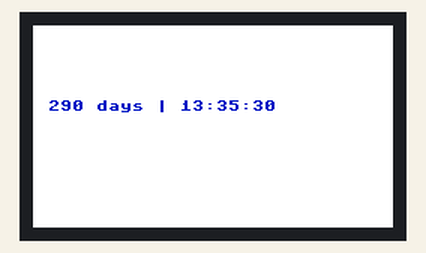
This program was run on a simulated Raspberry Pi Pico running MicroPython. Parts: 240×135 colour display. The clock reads 2024-03-15 10:24:30 at power-on unless the program sets it.

Above: at 0.1 s.
At 13.1 s:
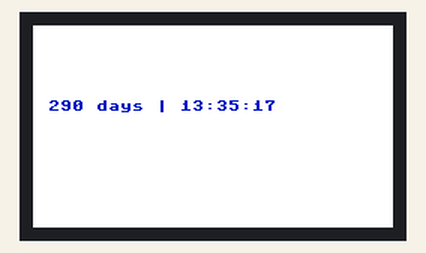
At 21.1 s:
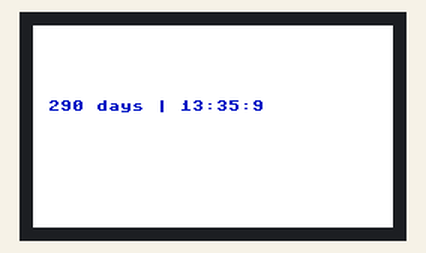

The program:

main.py
```python
from lcd import LCD_1inch14

from machine import Pin,SPI,PWM, I2C
import framebuf
import time
import binascii

from rtc import ds3231


BL = 13
DC = 8
RST = 12
MOSI = 11
SCK = 10
CS = 9

I2C_PORT = 0
I2C_SDA = 20
I2C_SCL = 21

ALARM_PIN = 3

def read_time_format(timestamp_str):
    date_str, time_str, day_name = timestamp_str.split()
    year, month, day = map(int, date_str.split('/'))
    hour, minute, second = map(int, time_str.split(':'))
    time_tuple = (year, month, day, hour, minute, second, 0, 0, -1)
    timestamp = time.mktime(time_tuple)

    return timestamp

def countdown(now):
    target_date = time.mktime((2024, 12, 31, 0, 0, 0, 0, 0, -1))
    time_remaining = target_date - now
    if time_remaining > 0:
    # Convert remaining seconds into days, hours, minutes, and seconds
        days = time_remaining // (24 * 3600)
        hours = (time_remaining % (24 * 3600)) // 3600
        minutes = (time_remaining % (3600)) // 60
        seconds = time_remaining % 60

        formatted_seconds = f"{int(seconds):02}"
        formatted_minutes = f"{int(minutes):02}"
        formatted_hours = f"{int(hours):02}"

        return f"{int(days)} days | {int(formatted_hours)}:{int(formatted_minutes)}:{int(formatted_seconds)}"

def main():
    pwm = PWM(Pin(BL))
    pwm.freq(1000)

    pwm.duty_u16(32768)#max 65535

    LCD = LCD_1inch14()
    #color BRG
    LCD.fill(LCD.white)

    rtc = ds3231(I2C_PORT,I2C_SCL,I2C_SDA)

    t = rtc.read_time()
    ts = read_time_format(t)
    remaining = countdown(ts)
    LCD.text(remaining,10,50,LCD.blue)
    LCD.show()


if __name__=='__main__':
    while True:
        main()
```

lcd.py
```python
from machine import Pin,SPI,PWM
import framebuf
import time

BL = 13
DC = 8
RST = 12
MOSI = 11
SCK = 10
CS = 9


class LCD_1inch14(framebuf.FrameBuffer):
    def __init__(self):
        self.width = 240
        self.height = 135

        self.cs = Pin(CS,Pin.OUT)
        self.rst = Pin(RST,Pin.OUT)

        self.cs(1)
        self.spi = SPI(1)
        self.spi = SPI(1,1000_000)
        self.spi = SPI(1,10000_000,polarity=0, phase=0,sck=Pin(SCK),mosi=Pin(MOSI),miso=None)
        self.dc = Pin(DC,Pin.OUT)
        self.dc(1)
        self.buffer = bytearray(self.height * self.width * 2)
        super().__init__(self.buffer, self.width, self.height, framebuf.RGB565)
        self.init_display()

        self.red   =   0x07E0
        self.green =   0x001f
        self.blue  =   0xf800
        self.white =   0xffff

    def write_cmd(self, cmd):
        self.cs(1)
        self.dc(0)
        self.cs(0)
        self.spi.write(bytearray([cmd]))
        self.cs(1)

    def write_data(self, buf):
        self.cs(1)
        self.dc(1)
        self.cs(0)
        self.spi.write(bytearray([buf]))
        self.cs(1)

    def init_display(self):
        """Initialize dispaly"""
        self.rst(1)
        self.rst(0)
        self.rst(1)

        self.write_cmd(0x36)
        self.write_data(0x70)

        self.write_cmd(0x3A)
        self.write_data(0x05)

        self.write_cmd(0xB2)
        self.write_data(0x0C)
        self.write_data(0x0C)
        self.write_data(0x00)
        self.write_data(0x33)
        self.write_data(0x33)

        self.write_cmd(0xB7)
        self.write_data(0x35)

        self.write_cmd(0xBB)
        self.write_data(0x19)

        self.write_cmd(0xC0)
        self.write_data(0x2C)

        self.write_cmd(0xC2)
        self.write_data(0x01)

        self.write_cmd(0xC3)
        self.write_data(0x12)

        self.write_cmd(0xC4)
        self.write_data(0x20)

        self.write_cmd(0xC6)
        self.write_data(0x0F)

        self.write_cmd(0xD0)
        self.write_data(0xA4)
        self.write_data(0xA1)

        self.write_cmd(0xE0)
        self.write_data(0xD0)
        self.write_data(0x04)
        self.write_data(0x0D)
        self.write_data(0x11)
        self.write_data(0x13)
        self.write_data(0x2B)
        self.write_data(0x3F)
        self.write_data(0x54)
        self.write_data(0x4C)
        self.write_data(0x18)
        self.write_data(0x0D)
        self.write_data(0x0B)
        self.write_data(0x1F)
        self.write_data(0x23)

        self.write_cmd(0xE1)
        self.write_data(0xD0)
        self.write_data(0x04)
        self.write_data(0x0C)
        self.write_data(0x11)
        self.write_data(0x13)
        self.write_data(0x2C)
        self.write_data(0x3F)
        self.write_data(0x44)
        self.write_data(0x51)
        self.write_data(0x2F)
        self.write_data(0x1F)
        self.write_data(0x1F)
        self.write_data(0x20)
        self.write_data(0x23)

        self.write_cmd(0x21)

        self.write_cmd(0x11)

        self.write_cmd(0x29)

    def show(self):
        self.write_cmd(0x2A)
        self.write_data(0x00)
        self.write_data(0x28)
        self.write_data(0x01)
        self.write_data(0x17)

        self.write_cmd(0x2B)
        self.write_data(0x00)
        self.write_data(0x35)
        self.write_data(0x00)
        self.write_data(0xBB)

        self.write_cmd(0x2C)

        self.cs(1)
        self.dc(1)
        self.cs(0)
        self.spi.write(self.buffer)
        self.cs(1)

if __name__=='__main__':
    pwm = PWM(Pin(BL))
    pwm.freq(1000)
    pwm.duty_u16(32768)#max 65535

    LCD = LCD_1inch14()
    #color BRG
    LCD.fill(LCD.white)

    LCD.show()
    LCD.text("Raspberry Pi Pico",90,40,LCD.red)
    LCD.text("PicoGo",90,60,LCD.green)
    LCD.text("Pico-LCD-1.14",90,80,LCD.blue)


    LCD.hline(10,10,220,LCD.blue)
    LCD.hline(10,125,220,LCD.blue)
    LCD.vline(10,10,115,LCD.blue)
    LCD.vline(230,10,115,LCD.blue)


    LCD.show()
    keyA = Pin(15,Pin.IN,Pin.PULL_UP)
    keyB = Pin(17,Pin.IN,Pin.PULL_UP)

    key2 = Pin(2 ,Pin.IN,Pin.PULL_UP) #上
    key3 = Pin(3 ,Pin.IN,Pin.PULL_UP)#中
    key4 = Pin(16 ,Pin.IN,Pin.PULL_UP)#左
    key5 = Pin(18 ,Pin.IN,Pin.PULL_UP)#下
    key6 = Pin(20 ,Pin.IN,Pin.PULL_UP)#右

    while(1):
        if(keyA.value() == 0):
            LCD.fill_rect(208,12,20,20,LCD.red)
        else :
            LCD.fill_rect(208,12,20,20,LCD.white)
            LCD.rect(208,12,20,20,LCD.red)


        if(keyB.value() == 0):
            LCD.fill_rect(208,103,20,20,LCD.red)
        else :
            LCD.fill_rect(208,103,20,20,LCD.white)
            LCD.rect(208,103,20,20,LCD.red)


        if(key2.value() == 0):#上
            LCD.fill_rect(37,35,20,20,LCD.red)
        else :
            LCD.fill_rect(37,35,20,20,LCD.white)
            LCD.rect(37,35,20,20,LCD.red)


        if(key3.value() == 0):#中
            LCD.fill_rect(37,60,20,20,LCD.red)
        else :
            LCD.fill_rect(37,60,20,20,LCD.white)
            LCD.rect(37,60,20,20,LCD.red)


        if(key4.value() == 0):#左
            LCD.fill_rect(12,60,20,20,LCD.red)
        else :
            LCD.fill_rect(12,60,20,20,LCD.white)
            LCD.rect(12,60,20,20,LCD.red)


        if(key5.value() == 0):#下
            LCD.fill_rect(37,85,20,20,LCD.red)
        else :
            LCD.fill_rect(37,85,20,20,LCD.white)
            LCD.rect(37,85,20,20,LCD.red)


        if(key6.value() == 0):#右
            LCD.fill_rect(62,60,20,20,LCD.red)
        else :
            LCD.fill_rect(62,60,20,20,LCD.white)
            LCD.rect(62,60,20,20,LCD.red)


        LCD.show()
    time.sleep(1)
    LCD.fill(0xFFFF)
```

rtc.py
```python
#!/usr/bin/python
# -*- coding: utf-8 -*-
from machine import Pin, I2C
import time
import binascii

#    the first version use i2c1
#I2C_PORT = 1
#I2C_SDA = 6
#I2C_SCL = 7

#    the new version use i2c0,if it dont work,try to uncomment the line 14 and comment line 17
#    it should solder the R3 with 0R resistor if want to use alarm function,please refer to the Sch file on waveshare Pico-RTC-DS3231 wiki
#    https://www.waveshare.net/w/upload/0/08/Pico-RTC-DS3231_Sch.pdf
I2C_PORT = 0
I2C_SDA = 20
I2C_SCL = 21

ALARM_PIN = 3


class ds3231(object):
#            13:45:00 Mon 24 May 2021
#  the register value is the binary-coded decimal (BCD) format
#               sec min hour week day month year
    NowTime = b'\x00\x45\x13\x02\x24\x05\x21'
    w  = ["Sunday","Monday","Tuesday","Wednesday","Thursday","Friday","Saturday"];
    address = 0x68
    start_reg = 0x00
    alarm1_reg = 0x07
    control_reg = 0x0e
    status_reg = 0x0f

    def __init__(self,i2c_port,i2c_scl,i2c_sda):
        self.bus = I2C(i2c_port,scl=Pin(i2c_scl),sda=Pin(i2c_sda))

    def set_time(self,new_time):
        hour = new_time[0] + new_time[1]
        minute = new_time[3] + new_time[4]
        second = new_time[6] + new_time[7]
        week = "0" + str(self.w.index(new_time.split(",",2)[1])+1)
        year = new_time.split(",",2)[2][2] + new_time.split(",",2)[2][3]
        month = new_time.split(",",2)[2][5] + new_time.split(",",2)[2][6]
        day = new_time.split(",",2)[2][8] + new_time.split(",",2)[2][9]
        now_time = binascii.unhexlify((second + " " + minute + " " + hour + " " + week + " " + day + " " + month + " " + year).replace(' ',''))
        #print(binascii.unhexlify((second + " " + minute + " " + hour + " " + week + " " + day + " " + month + " " + year).replace(' ','')))
        #print(self.NowTime)
        self.bus.writeto_mem(int(self.address),int(self.start_reg),now_time)

    def read_time(self):
        t = self.bus.readfrom_mem(int(self.address),int(self.start_reg),7)
        a = t[0]&0x7F  #second
        b = t[1]&0x7F  #minute
        c = t[2]&0x3F  #hour
        d = t[3]&0x07  #week
        e = t[4]&0x3F  #day
        f = t[5]&0x1F  #month
        return "20%x/%02x/%02x %02x:%02x:%02x %s" %(t[6],t[5],t[4],t[2],t[1],t[0],self.w[t[3]-1])

    def set_alarm_time(self,alarm_time):
        #    init the alarm pin
        self.alarm_pin = Pin(ALARM_PIN,Pin.IN,Pin.PULL_UP)
        #    set alarm irq
        self.alarm_pin.irq(lambda pin: print("alarm1 time is up"), Pin.IRQ_FALLING)
        #    enable the alarm1 reg
        self.bus.writeto_mem(int(self.address),int(self.control_reg),b'\x05')
        #    convert to the BCD format
        hour = alarm_time[0] + alarm_time[1]
        minute = alarm_time[3] + alarm_time[4]
        second = alarm_time[6] + alarm_time[7]
        date = alarm_time.split(",",2)[2][8] + alarm_time.split(",",2)[2][9]
        now_time = binascii.unhexlify((second + " " + minute + " " + hour +  " " + date).replace(' ',''))
        #    write alarm time to alarm1 reg
        self.bus.writeto_mem(int(self.address),int(self.alarm1_reg),now_time)

if __name__ == '__main__':
    rtc = ds3231(I2C_PORT,I2C_SCL,I2C_SDA)
#     rtc.set_time('13:45:50,Monday,2021-05-24')
    rtc.read_time()
#     rtc.set_alarm_time('13:45:55,Monday,2021-05-24')
```
